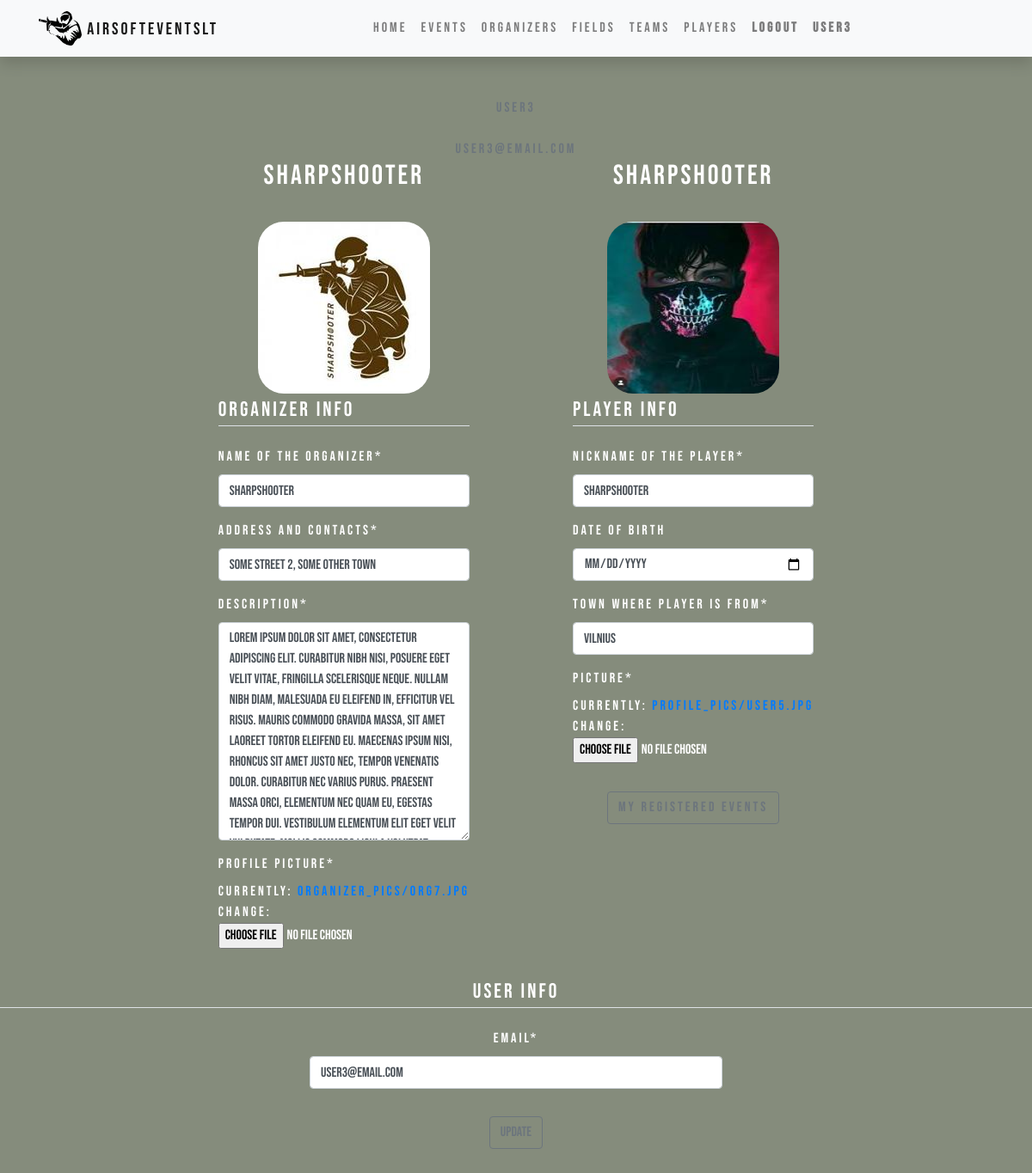
Page /teams/profile/ (signed in) on the earlier database version.
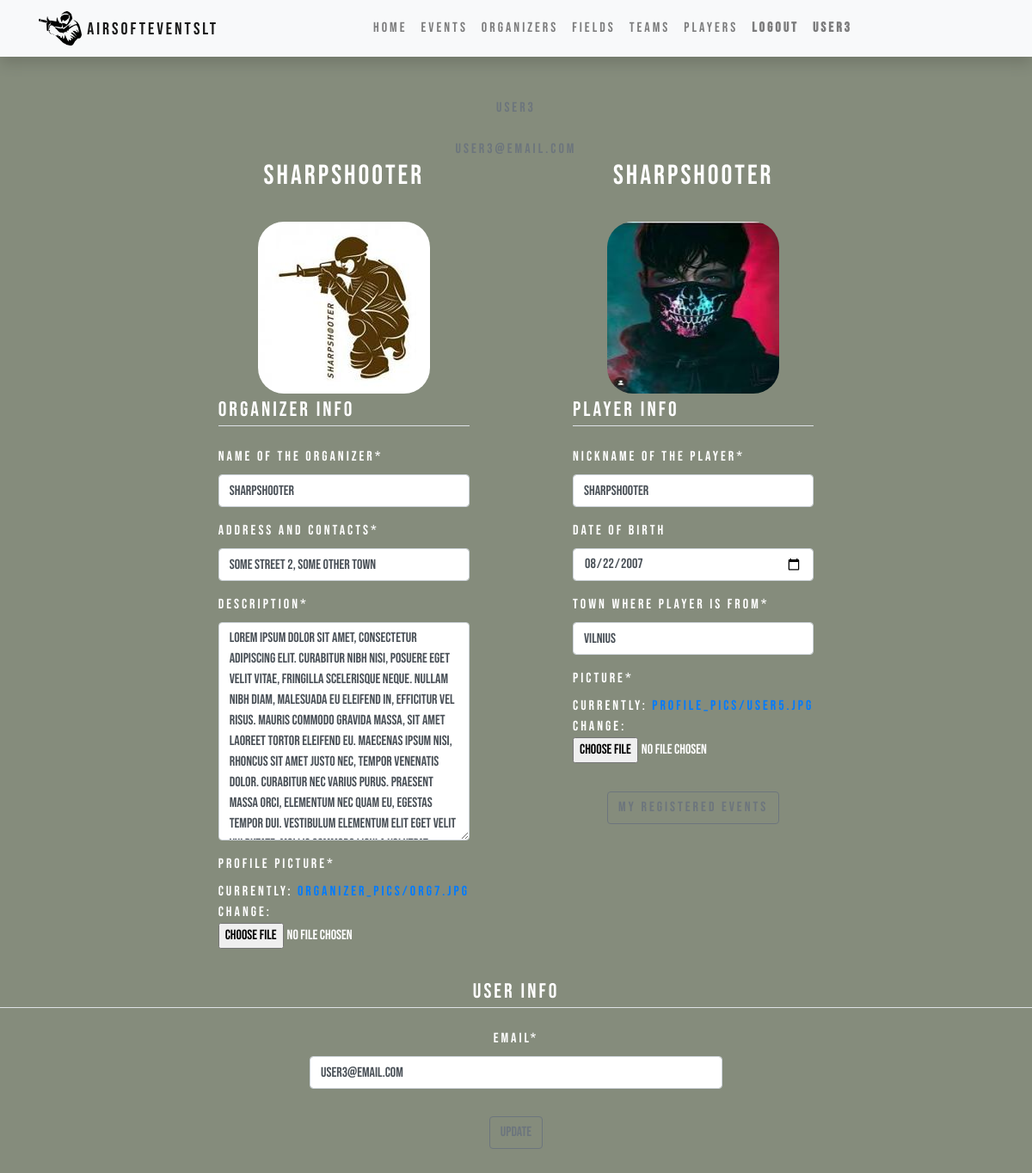
Same page on the later database version.
### teams/models.py (models this page shows, shortened)
class Player(models.Model):
    profile = models.OneToOneField('Profile', related_name='player',on_delete=models.CASCADE, null=True, blank=True)
    n_name = models.CharField('Nickname of the player', max_length=150, default="New Player")
    picture = models.ImageField(default="defaulf.png", upload_to="profile_pics/")
    team = models.ForeignKey('Team', related_name='players', on_delete=models.SET_NULL, null=True, default=Team.get_default_pk)
    events = models.ManyToManyField("events.Event", related_name='registered_players', blank=True)
    games_played = models.IntegerField(null=True, blank=True, default=0)
    player_from = models.CharField('Town where player is from', max_length=150)
    date_of_birth = models.DateField(null=True, blank=True)
    team_leader = models.BooleanField(default=False)
    class Meta:
        verbose_name = _("Player")
        verbose_name_plural = _("Players")

### teams/views.py (the view, shortened to what this page needs)
# urls.py: path('profile/', views.profile, name='profile'),
@login_required
def profile(request):
    current_user = request.user
    u_form = UserUpdateForm(request.POST, instance=request.user)
    if request.method == "POST" and current_user.profile.is_organizer == True and current_user.profile.is_player == True:
        o_form = OrganizerUpdateForm(request.POST, request.FILES, instance=request.user.profile.organizer)
        p_form = PlayerUpdateForm(request.POST, request.FILES, instance=request.user.profile.player)
        if u_form.is_valid() and o_form.is_valid() and p_form.is_valid():
            u_form.save()
            p_form.save()
            o_form.save()
            messages.success(request, f"Profile updated")
            return redirect('profile')
    else:
        if current_user.profile.is_organizer == True and current_user.profile.is_player == True:
            u_form = UserUpdateForm(instance=request.user)
            o_form = OrganizerUpdateForm(instance=request.user.profile.organizer)
            p_form = PlayerUpdateForm(instance=request.user.profile.player)
            context = {
            'u_form': u_form,
            'o_form': o_form,
            'p_form': p_form,
            }
        else:
            u_form = UserUpdateForm(instance=request.user)
            context = {
            'u_form': u_form,
            }
    return render(request, 'profile.html', context)

### airsoft_project/forms.py
class UserUpdateForm(forms.ModelForm):
    email = forms.EmailField()
    class Meta:
        model = User
        fields = ['email',]

class OrganizerUpdateForm(forms.ModelForm):
    class Meta:
        model = Organizer
        fields = ['name', 'contacts', 'description', 'profile_picture',]

### teams/templates/profile.html (shortened to what this page needs)
{% extends "base.html" %}
{% load crispy_forms_tags %}
{% block content %}
<div class="content-section main-font">
    <center>
        <div class="text-secondary">{{ user.username }}</div>
        <br>
        <div class="text-secondary">{{ user.email }}</div>
    </center>
    <div>
        <form method="POST" enctype="multipart/form-data">
            <div class='main-profile-block'>
                {% if user.profile.is_organizer == True %}
                    <div class='profile-type-block'>
                        <h2 class="account-heading">{{ user.profile.organizer.name }}</h2>
                        <br>
                        <img class="profile-picture" src="{{ user.profile.organizer.profile_picture.url }}">
                        <fieldset class="form-group">
                            <legend class="border-bottom mb-4">Organizer info</legend>
                            {{ o_form|crispy }}
                        </fieldset>
                    </div>
                {% endif %}
                {% if user.profile.is_player == True %}
                <div class='profile-type-block'>
                    <h2 class="account-heading">{{ user.profile.player.n_name }}</h2>
                    <br>
                    <img class="profile-picture" src="{{ user.profile.player.picture.url }}">
                    <fieldset class="form-group">
                        <legend class="border-bottom mb-4">Player info</legend>
                        {{ p_form|crispy }}
                    </fieldset>
                    <div>
                        <a class="btn btn-outline-secondary" href="{% url 'about' %}">My registered events</a>
                    </div>
                </div>
                {% endif %}
            </div>
            <center>
                <fieldset class="form-group">
                    <legend class="border-bottom mb-4">User info</legend>
                    <div style='padding-left:30%; padding-right:30%'>
                    {{ u_form|crispy }}
                    </div>
                </fieldset>
            <div class="form-group">
                <button class="btn btn-outline-secondary" type="submit">Update</button>
            </div>
            </center>
        </form>
    </div>
</div>
{% endblock content %}

Differences in the rows shown:
changed Player "SharpShooter": date_of_birth (not shown) → "08/22/2007"
